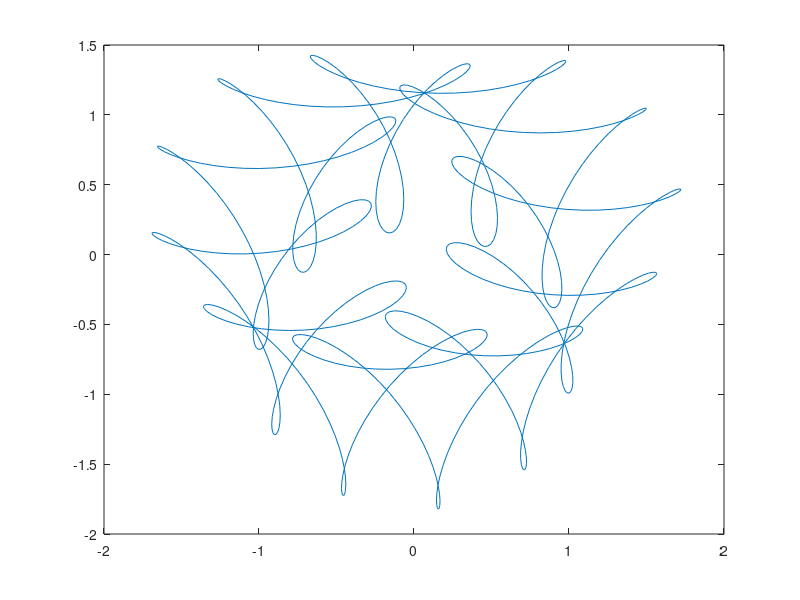

This chart was generated by the following MATLAB code:
clear all; close all; clc
t = [0:pi / 360:pi * 2];
for a = 1:10
	for b = 1:20
		x = cos(t) + cos(a * t) / 2 + sin(b * t) / 3;
		y = sin(t) + sin(a * t) / 2 + cos(b * t) / 3;

		fprintf('a is %f, b is %f\n', a, b);
		plot(x,y);
		fprintf('Press any key to continue\n');
		pause;
	endfor
endfor
